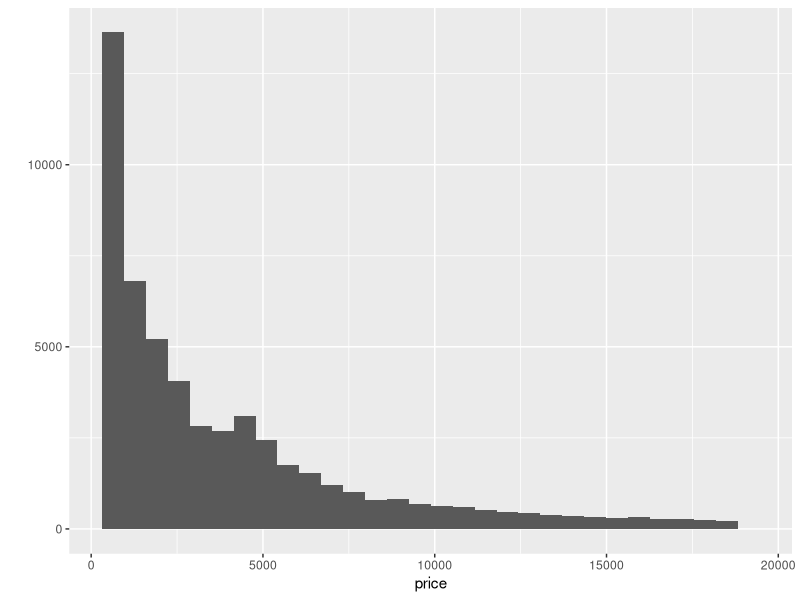
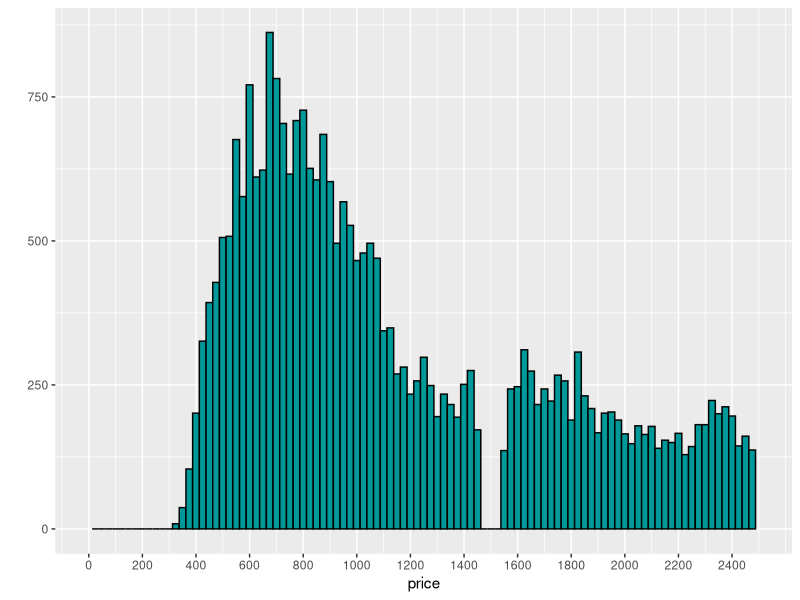
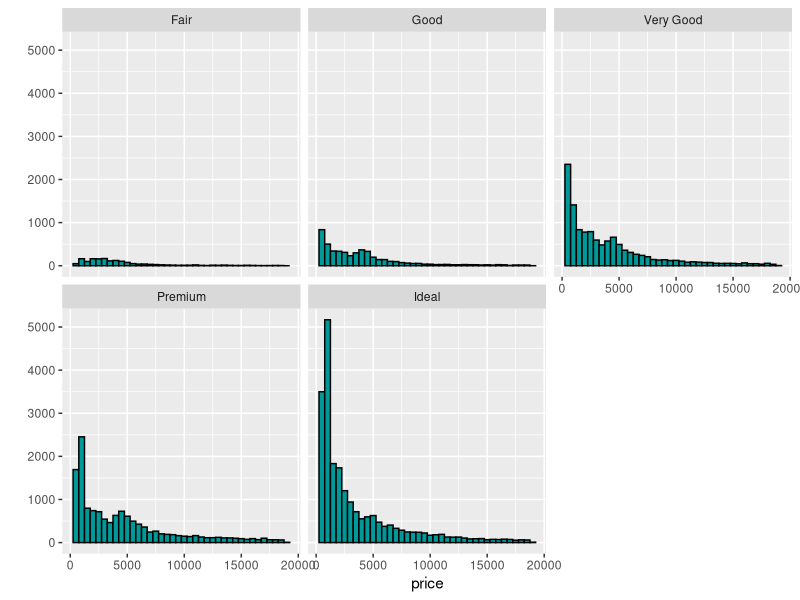
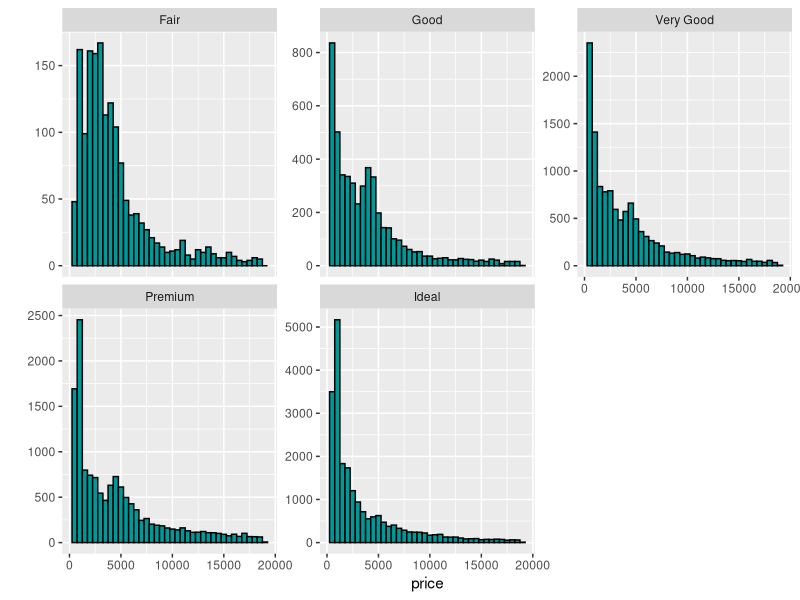
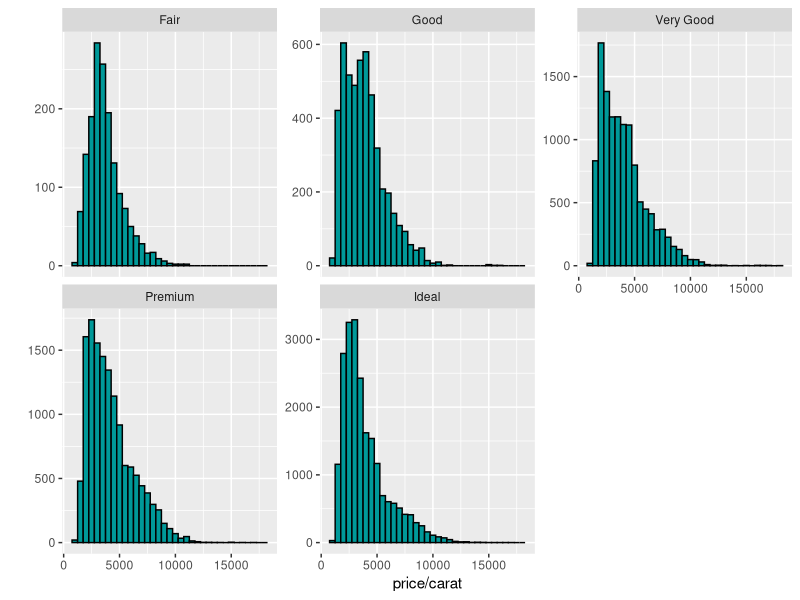
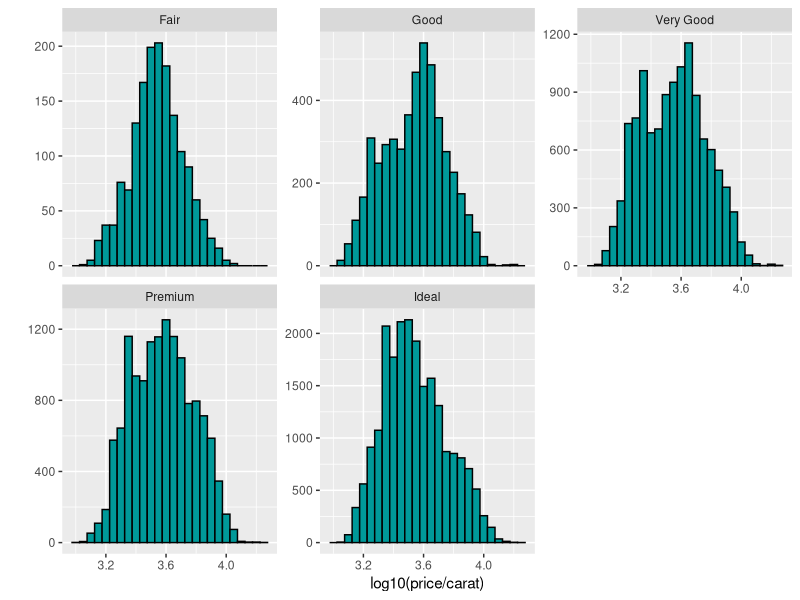
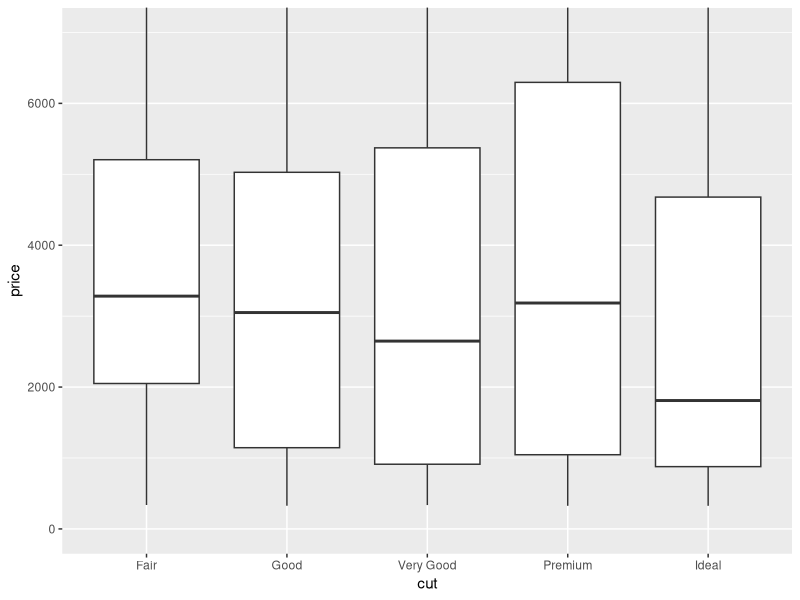
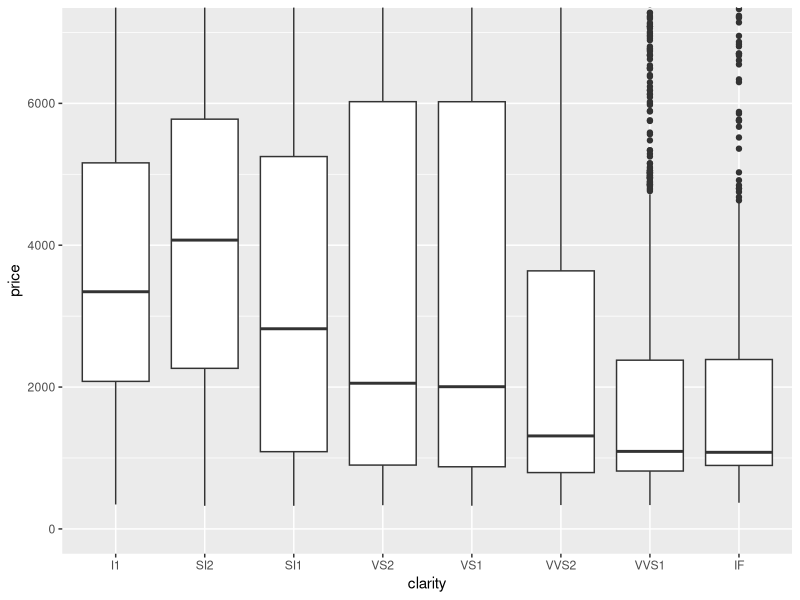

These charts were generated, in order, by the following R code:
# Load ggplot2 package and 'diamonds' data set
library(ggplot2)
data(diamonds)
summary(diamonds)

# Create a histogram of the price of all the diamonds in the diamond data set
qplot(x = price, data = diamonds)

# Shape is right-skewed
summary(diamonds$price)
# Mean (3933) is more on the right than the median (2401)

# Number of diamonds costing less than $500
dim(subset(diamonds, price < 500))
# Number of diamonds costing less than $250
dim(subset(diamonds, price < 250))
# Number of diamonds costing $15,000 *or* more
dim(subset(diamonds, price >= 15000))

# Explore the largest peak in the price histogram and save image
qplot(x = price, data = diamonds, color = I('black'), fill = I('#009999'), binwidth = 25) +
  scale_x_continuous(limits= c(0,2500), breaks = seq(0,2400,200))
ggsave('priceHistogram.png')
# Most common price of diamond is in the range of $600 - $800

# Break out the histogram of diamond prices by cut
qplot(x = price, data = diamonds, color = I('black'), fill = I('#009999'), binwidth = 500) +
  facet_wrap(~cut)
# To determine which cut has (1) the highest priced diamond, (2) the lowest priced diamond, and
# (3) the lowest median price
by(diamonds$price,diamonds$cut,summary, digits = max(getOption('digits')))

# Like the previous qplot code but with added facet_wrap parameter implemented so that the
# y-axis in the histogram is not fixed
qplot(x = price, data = diamonds, color = I('black'), fill = I('#009999'), binwidth = 500) +
  facet_wrap(~cut, scales = "free_y")

# Create a histogram of price per carat and facet it by cut
qplot(x = price/carat, data = diamonds, color = I('black'), fill = I('#009999'), binwidth = 500) +
  facet_wrap(~cut, scales = "free_y")
# Adjust the bin width and transform the scale of the x-axis using log10
qplot(x = log10(price/carat), data = diamonds, color = I('black'), fill = I('#009999'), binwidth = 0.05) + 
  facet_wrap(~cut, scales = "free_y")

# Investigate the price of diamonds using box plots, numerical summaries, and one of the following
# categorical variables: cut, clarity, or color
# BOX PLOT - by cut
qplot(x = cut, y = price, data = diamonds, geom = "boxplot") +
  coord_cartesian(ylim = c(0, 7000))
# BOX PLOT - by clarity
qplot(x = clarity, y = price, data = diamonds, geom = "boxplot") +
  coord_cartesian(ylim = c(0, 7000))
# BOX PLOT - by color
qplot(x = color, y = price, data = diamonds, geom = "boxplot") +
  coord_cartesian(ylim = c(0, 8000))
# Numerical summaries
by(diamonds$price, diamonds$color, summary)

# Boxplot illustrating the price per carat of diamonds across the different colors of diamonds
qplot(x = color, y = price/carat, data = diamonds, geom = "boxplot")

# Illustration of a frequencies polygon according to carats of diamonds
qplot(x = carat,
      data = diamonds,
      binwidth = 0.01,
      geom = 'freqpoly') +
  scale_x_continuous(lim = c(0,3), breaks = seq(0,3,0.3))

